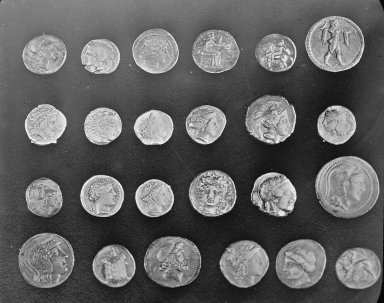
#> input picture skimage.data.coins(), 384 x 303 px
$ python rolling_ball.py
#> lines starting #> are read from the running program, lines starting #| are printed output that depends on the picture
# 通过滚动/移动内核来估计背景强度。
#
# 在不均匀曝光的情况下，此滚球算法可估算ndimage的背景强度。 它是常用滚动球算法的概括[1]。
import imageio
import matplotlib.pyplot as plt
import numpy as np

from skimage import (
    data, restoration, util
)


def plot_result(image, background):
    fig, ax = plt.subplots(nrows=1, ncols=3)

    ax[0].imshow(image, cmap='gray')
    ax[0].set_title('Original image')
    ax[0].axis('off')

    ax[1].imshow(background, cmap='gray')
    ax[1].set_title('Background')
    ax[1].axis('off')

    ax[2].imshow(image - background, cmap='gray')
    ax[2].set_title('Result')
    ax[2].axis('off')

    fig.tight_layout()


image = data.coins()
#> image is the input picture: shape (303, 384); min 1, max 252, mean 96.9
from skimage import data, morphology, img_as_float, io
image = img_as_float(io.imread('/home/qiao/PythonProjects/Scikit-image_On_CT/Test_Img/10.jpg'))
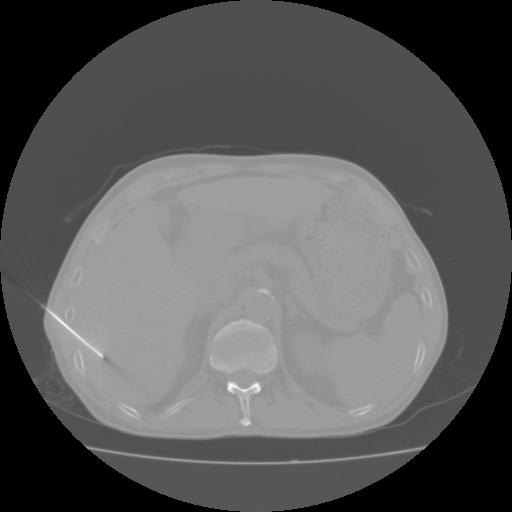
#> input picture Test_Img/10.jpg, 512 x 512 px, found by its file name
#> image: shape (512, 512) float64; min 0, max 0.996, mean 0.356
# gamma_corrected = morphology.area_closing(image)


background = restoration.rolling_ball(image)

plot_result(image, background)
plt.show()

image = data.page()
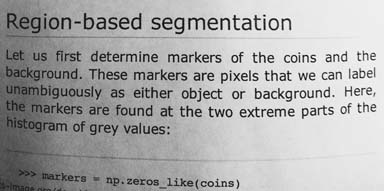
#> input picture skimage.data.page(), 384 x 191 px
#> image is the input picture: shape (191, 384); min 0, max 255, mean 171.5
image_inverted = util.invert(image)
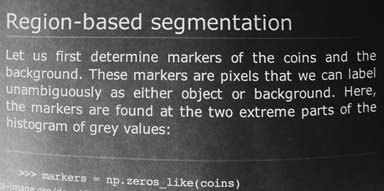
#> image_inverted: shape (191, 384); min 0, max 255, mean 83.5

background_inverted = restoration.rolling_ball(image_inverted, radius=45)
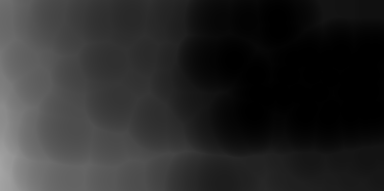
#> background_inverted: shape (191, 384); min 0, max 164, mean 41.9
filtered_image_inverted = image_inverted - background_inverted
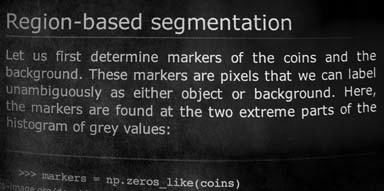
#> filtered_image_inverted: shape (191, 384); min 0, max 254, mean 41.6
filtered_image = util.invert(filtered_image_inverted)
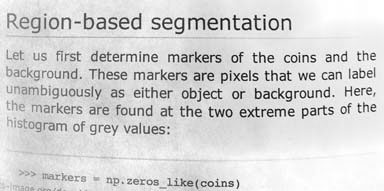
#> filtered_image: shape (191, 384); min 1, max 255, mean 213.4
background = util.invert(background_inverted)
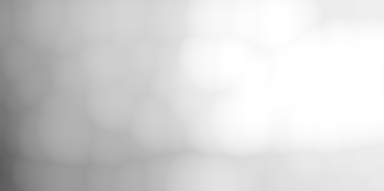
#> background: shape (191, 384); min 91, max 255, mean 213.1

fig, ax = plt.subplots(nrows=1, ncols=3)

ax[0].imshow(image, cmap='gray')
ax[0].set_title('Original image')
ax[0].axis('off')

ax[1].imshow(background, cmap='gray')
ax[1].set_title('Background')
ax[1].axis('off')

ax[2].imshow(filtered_image, cmap='gray')
ax[2].set_title('Result')
ax[2].axis('off')

fig.tight_layout()

plt.show()
